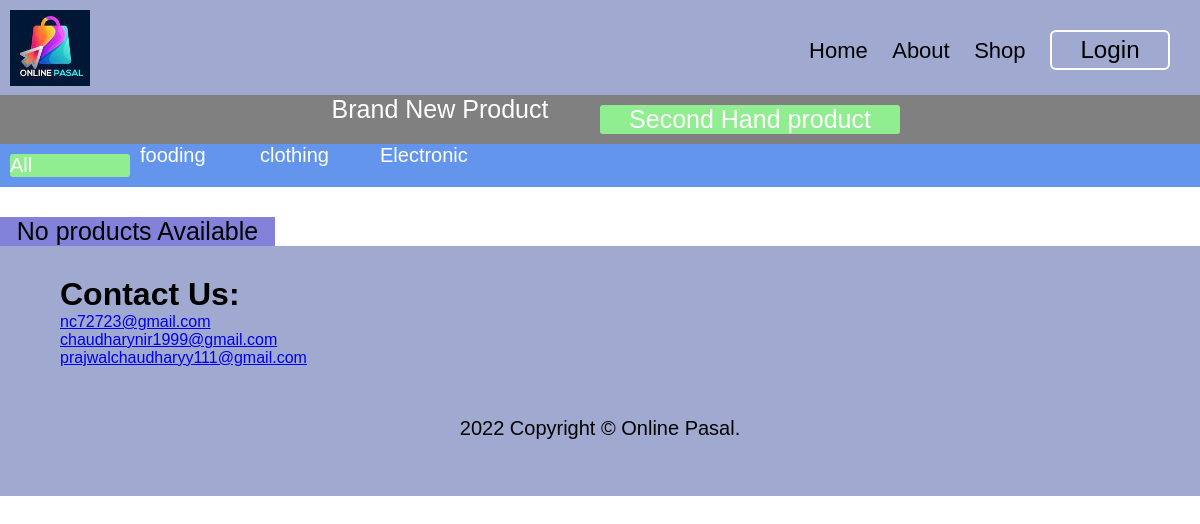
Page /second_hand_product.php?cat=fooding on the committed database.
### tables this page shows
CREATE TABLE `category` (
  `category_id` int(11) NOT NULL,
  `category_name` varchar(50) NOT NULL
);

### headerone.php (the view, shortened to what this page needs)
<?php
include 'config.php';
?>
<!DOCTYPE html>
<html lang="en">
<head>
</head>
<body>
    <div class="menu-bar">
        <ul>
            <li class="active"><a href="second_hand_product.php">All</a></li>
            <?php
            $query ="SELECT * FROM category";
            $result = $conn->query($query);
            if($result->num_rows> 0){
              $options= mysqli_fetch_all($result, MYSQLI_ASSOC);
            }
            foreach ($options as $option) {
            ?>
            <li class=""><a href="./second_hand_product.php?cat=<?php echo $option["category_name"]?>"><?php echo $option["category_name"];}?></a></li>
        </ul>
    </div>
</body>
</html>

### index.css (style rules this page uses)
* { margin: 0; padding: 0; font-family: 'poppins',sans-serif; }
ul li a { text-decoration: none; color: black; font-size: 22px; }

### second_hand_product.php (style rules this page uses)
.active, .menu ul li:hover { background: lightgreen; border-radius: 3px; margin: 10px; }

### headerone.php (style rules this page uses)
.menu-bar { background: cornflowerblue; }
.menu-bar ul { display: inline-flex; list-style: none; color: white; }
.menu-bar ul li { width: 120px; }
.menu-bar ul li a { text-decoration: none; color: white; font-size: 20px; }
.active, .menu-bar ul li:hover { background: lightgreen; border-radius: 3px; margin: 10px; }

### rows in the picture
category: category_name "fooding"
category: category_name "clothing"
category: category_name "Electronic"
